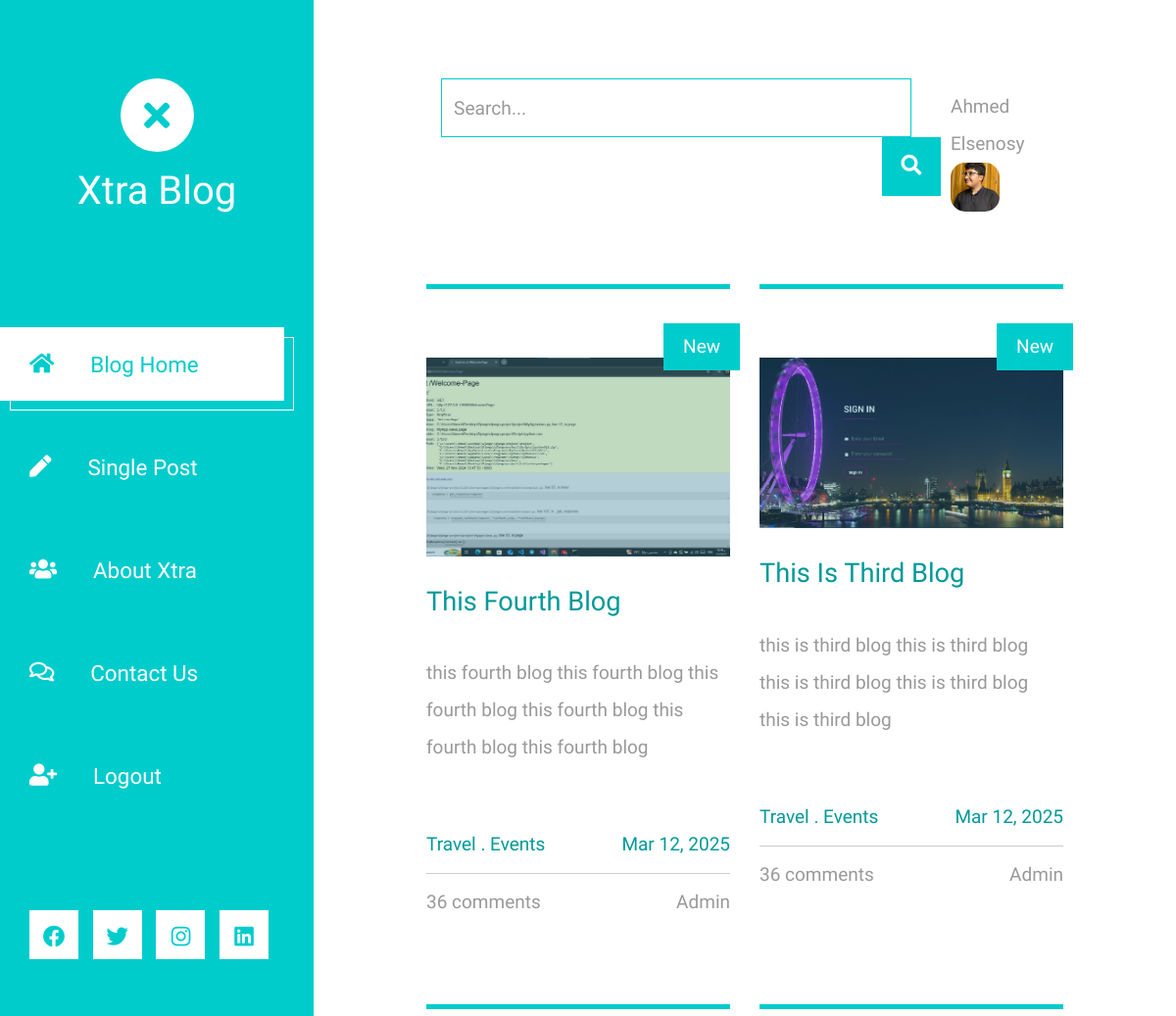
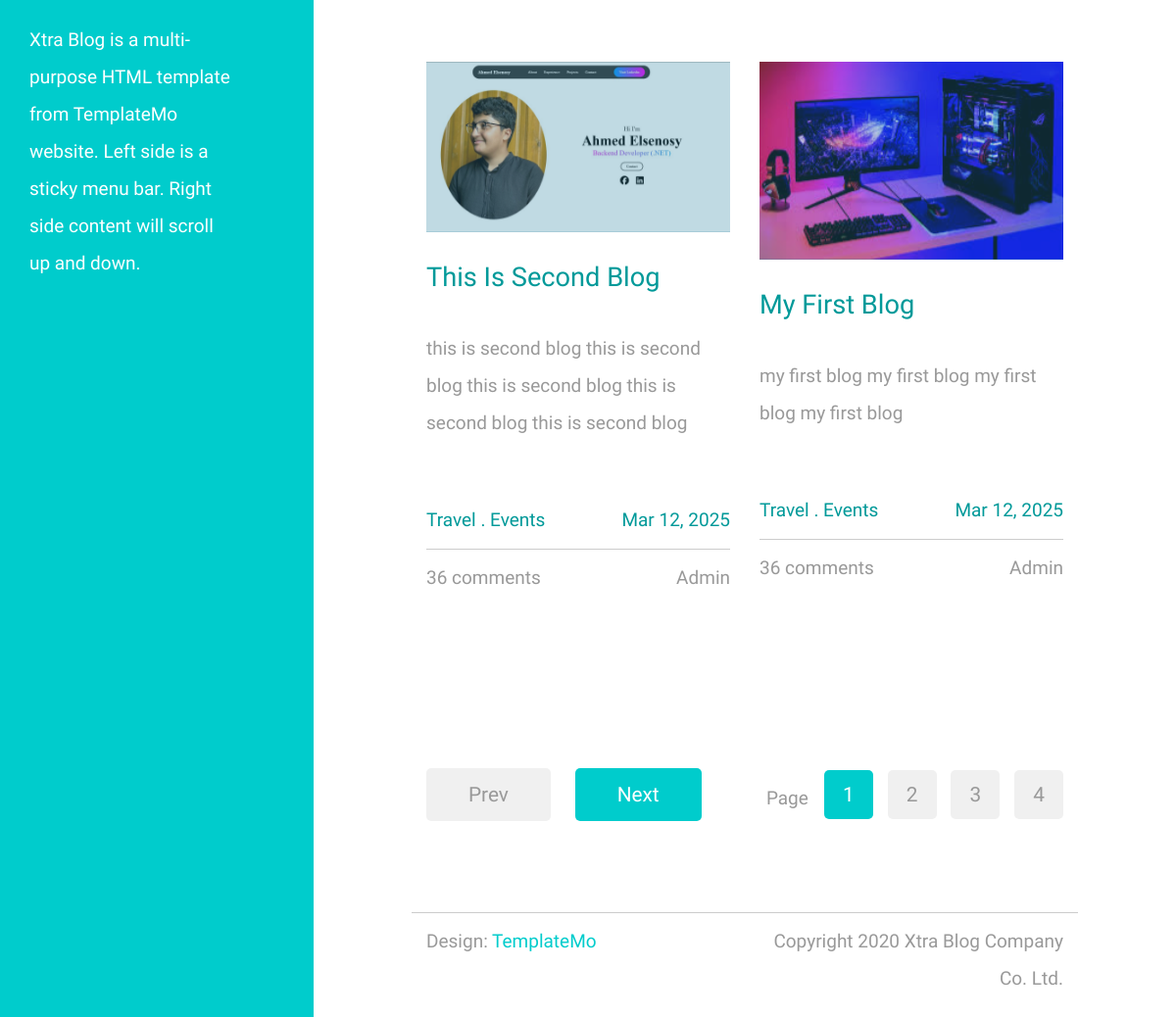
The page /home/ (signed in) on the database its author committed (2 pictures, top to bottom).
### accounts/models.py (models this page shows, shortened)
class Profile (models.Model):
    user = models.OneToOneField(User , on_delete=models.CASCADE)
    name = models.CharField(max_length=200)
    age = models.IntegerField(default=0 , blank=True)
    img = models.ImageField(upload_to='profile_img/' , blank=True)
    bio = models.TextField()

### blog/models.py (models this page shows, shortened)
class Blog (models.Model):
    title = models.CharField(max_length=500)
    content = models.TextField()
    date = models.DateTimeField(auto_now_add=True)
    img = models.ImageField(upload_to='BlogImg/')
    author = models.ForeignKey(User, on_delete=models.CASCADE)
    tags = TaggableManager()
    def get_absolute_url(self):
        return reverse("detail_blog", kwargs={"pk": self.pk})

### blog/views.py (the view)
# urls.py: path('', home, name='home'),
@login_required
def home (request):
    all_blogs = Blog.objects.all().order_by('-id')
    return render(request, 'index.html',{'all_blogs':all_blogs})

### blog/templates/index.html
{% extends 'base.html' %}
{% load static %}
{% block content %}
    <div class="row tm-row">
        {% for blog in all_blogs %}
            <article class="col-12 col-md-6 tm-post">
                <hr class="tm-hr-primary">
                <a href="{{blog.get_absolute_url}}" class="effect-lily tm-post-link tm-pt-60">
                    <div class="tm-post-link-inner">
                        <img src="{{blog.img.url}}" alt="Image" class="img-fluid">
                    </div>
                    {% if forloop.counter == 1 or forloop.counter == 2 %}
                    <span class="position-absolute tm-new-badge">New</span>
                    {% endif %}
                    <h2 class="tm-pt-30 tm-color-primary tm-post-title">{{blog.title|title}}</h2>
                </a>
                <p class="tm-pt-30">
                    {{blog.content}}
                </p>
                <div class="d-flex justify-content-between tm-pt-45">
                    <span class="tm-color-primary">Travel . Events</span>
                    <span class="tm-color-primary">{{blog.date|date:'M d, Y'}}</span>
                </div>
                <hr>
                <div class="d-flex justify-content-between">
                    <span>36 comments</span>
                    <span>{{blog.author}}</span>
                </div>
            </article>
        {% endfor %}
    </div>
    <div class="row tm-row tm-mt-100 tm-mb-75">
        <div class="tm-prev-next-wrapper">
            <a href="#" class="mb-2 tm-btn tm-btn-primary tm-prev-next disabled tm-mr-20">Prev</a>
            <a href="#" class="mb-2 tm-btn tm-btn-primary tm-prev-next">Next</a>
        </div>
        <div class="tm-paging-wrapper">
            <span class="d-inline-block mr-3">Page</span>
            <nav class="tm-paging-nav d-inline-block">
                <ul>
                    <li class="tm-paging-item active">
                        <a href="#" class="mb-2 tm-btn tm-paging-link">1</a>
                    </li>
                    <li class="tm-paging-item">
                        <a href="#" class="mb-2 tm-btn tm-paging-link">2</a>
                    </li>
                    <li class="tm-paging-item">
                        <a href="#" class="mb-2 tm-btn tm-paging-link">3</a>
                    </li>
                    <li class="tm-paging-item">
                        <a href="#" class="mb-2 tm-btn tm-paging-link">4</a>
                    </li>
                </ul>
            </nav>
        </div>
    </div>
{% endblock content %}

### templates/base.html (shortened to what this page needs)
{% load static %}
<!DOCTYPE html>
<html lang="en">
<head>
	<link rel="stylesheet" href="{% static 'fontawesome/css/all.min.css' %}">
    <link href="{% static 'css/bootstrap.min.css' %}" rel="stylesheet">
    <link href="{% static 'css/templatemo-xtra-blog.css' %}" rel="stylesheet">
</head>
<body>
	<header class="tm-header" id="tm-header">
        <div class="tm-header-wrapper">
            <div class="tm-site-header">
                <div class="mb-3 mx-auto tm-site-logo"><i class="fas fa-times fa-2x"></i></div>
                <h1 class="text-center">Xtra Blog</h1>
            </div>
            <nav class="tm-nav" id="tm-nav">
                <ul>
                    <li class="tm-nav-item active"><a href="index.html" class="tm-nav-link">
                        <i class="fas fa-home"></i>
                        Blog Home
                    </a></li>
                    <li class="tm-nav-item"><a href="post.html" class="tm-nav-link">
                        <i class="fas fa-pen"></i>
                        Single Post
                    </a></li>
                    <li class="tm-nav-item"><a href="about.html" class="tm-nav-link">
                        <i class="fas fa-users"></i>
                        About Xtra
                    </a></li>
                    <li class="tm-nav-item"><a href="contact.html" class="tm-nav-link">
                        <i class="far fa-comments"></i>
                        Contact Us
                    </a></li>
                    {% if request.user.is_authenticated %}
                    <li class="tm-nav-item"><a href="{% url 'logout' %}" class="tm-nav-link">
                        <i class="fas fa-user-plus"></i>
                        Logout
                    </a></li>
                    {% endif %}
                </ul>
            </nav>
            <div class="tm-mb-65">
                <a rel="nofollow" href="https://fb.com/templatemo" class="tm-social-link">
                    <i class="fab fa-facebook tm-social-icon"></i>
                </a>
                <a href="https://twitter.com" class="tm-social-link">
                    <i class="fab fa-twitter tm-social-icon"></i>
                </a>
                <a href="https://instagram.com" class="tm-social-link">
                    <i class="fab fa-instagram tm-social-icon"></i>
                </a>
                <a href="https://linkedin.com" class="tm-social-link">
                    <i class="fab fa-linkedin tm-social-icon"></i>
                </a>
            </div>
            <p class="tm-mb-80 pr-5 text-white">
                Xtra Blog is a multi-purpose HTML template from TemplateMo website. Left side is a sticky menu bar. Right side content will scroll up and down.
            </p>
        </div>
    </header>
    <div class="container-fluid">
        <main class="tm-main">
                <div class="col-12" style="display: flex; justify-content: space-between;">
                    <form method="GET" class="form-inline tm-mb-80 tm-search-form">
                        <input class="form-control tm-search-input" name="query" type="text" placeholder="Search..." aria-label="Search">
                        <button class="tm-search-button" type="submit">
                            <i class="fas fa-search tm-search-icon" aria-hidden="true"></i>
                        </button>
                    </form>
                    <div style="margin: 10px;">
                        <a href="{% url 'profile' request.user.profile.id %}" class="tm-profile-link">
                            <span class="tm-profile-name">{{request.user.profile.name|title}}</span>
                            <img src="{% if request.user.profile.img %}
                            {{request.user.profile.img.url}}
                            {% endif %} " height="50" width="50" alt="" style="border-radius: 30%; object-fit: cover;">
                        </a>
                    </div>
                </div>
            {% block content %}
            {% endblock content %}
            <footer class="row tm-row">
                <hr class="col-12">
                <div class="col-md-6 col-12 tm-color-gray">
                    Design: <a rel="nofollow" target="_parent" href="https://templatemo.com" class="tm-external-link">TemplateMo</a>
                </div>
                <div class="col-md-6 col-12 tm-color-gray tm-copyright">
                    Copyright 2020 Xtra Blog Company Co. Ltd.
                </div>
            </footer>
        </main>
    </div>
</body>
</html>

### rows shown on the page
Blog: img (picture), shows "New", title "This Fourth Blog", content "this fourth blog this fourth blog this fourth blog this fourth blog this fourth blog this fourth blog", date "Mar 12, 2025", author "Admin"
Blog: img (picture), shows "New", title "This Is Third Blog", content "this is third blog this is third blog this is third blog this is third blog this is third blog", date "Mar 12, 2025", author "Admin"
Blog: img (picture), title "This Is Second Blog", content "this is second blog this is second blog this is second blog this is second blog this is second blog", date "Mar 12, 2025", author "Admin"
Blog: img (picture), title "My First Blog", content "my first blog my first blog my first blog my first blog", date "Mar 12, 2025", author "Admin"

### other values the page prints
{{ request.user.profile.name|title }} "Ahmed Elsenosy"
